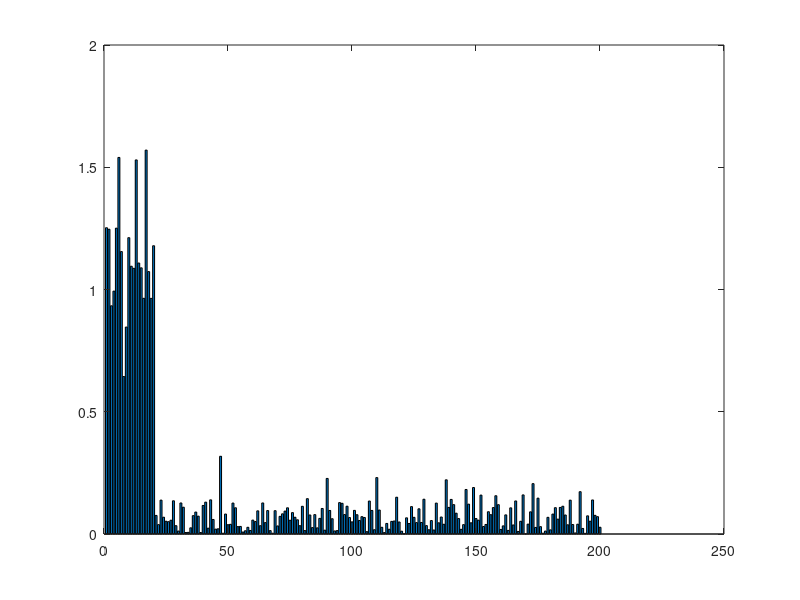
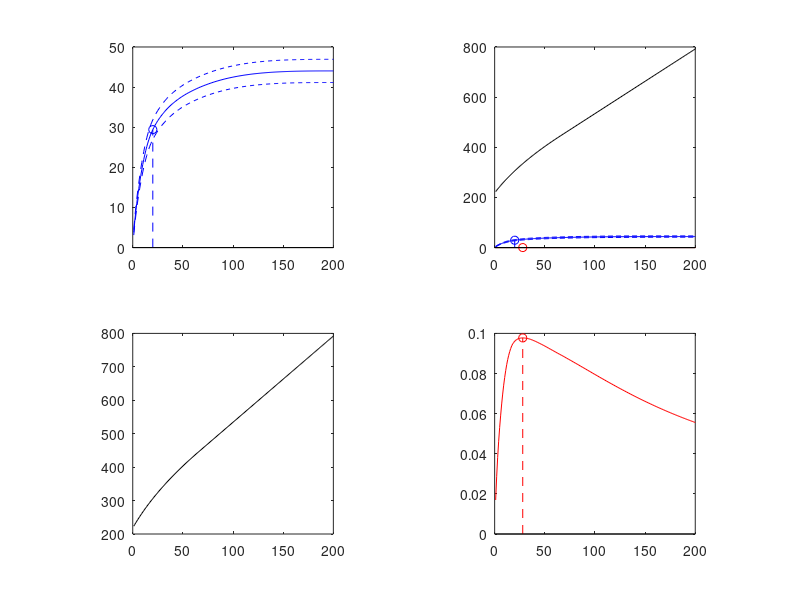
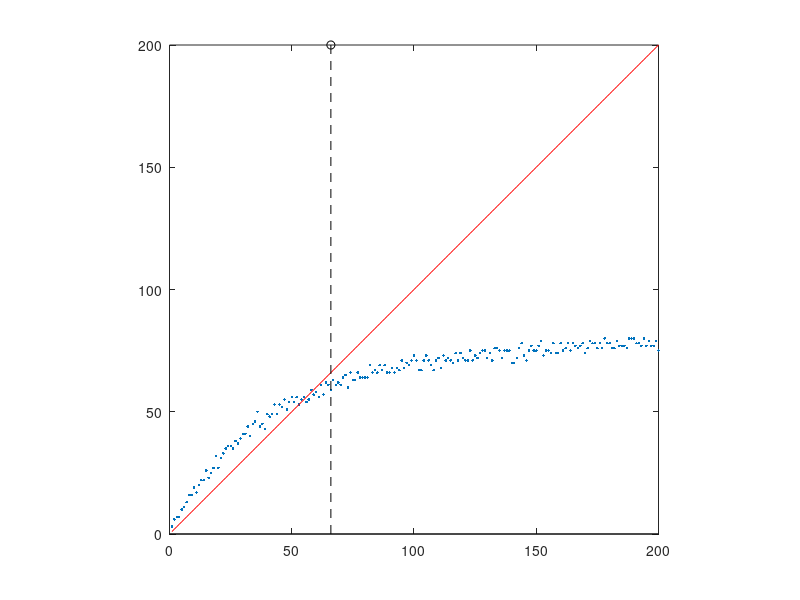

MATLAB code for these plots, in order:
%% TEST

close all; clear all; clc;

%% fun
aff=@(a,b,x)a*x+b;

%% parameters
p=200; % vector dimention
k0=20;
kmax=p-ceil(p/1.5);
u0type=3; % 1:ones, 2:decreasing, 3:randn
N=10; % nb samples for estimating expectation
sigma=.3; % noise variance
sigma2=sigma*sigma;
q=1; % BH parameter

%%
if u0type==1
    u0=[ones(1,k0) zeros(1,p-k0)]';
elseif u0type==2
    u0=[(k0:-1:1) zeros(1,p-k0)]';
elseif u0type==3
    u0=[.5+rand(1,k0) zeros(1,p-k0)]';
end
u0=5*u0/norm(u0);

%% Benjamini Hosberg coefficients;
pkmax=p-kmax;
y=1-((1:pkmax)*q/(2*pkmax));
lBH=icdf('Normal',y,0,sigma);
l2BH=lBH.^2;

%% theoretical bound for noise
bound=cumsum(l2BH);
boundsmallk=2*sigma2*(1:p).*log(p./(1:p));

%% f candidate

% % x^pow
% f=zeros(p,1);
% ebar=l2BH(1);
% cc=4;
% slopelin=4*ebar;
% cmax=1e-16;
% pow=lambertw(cc*ebar*kmax*log(kmax/cmax))/log(kmax/cmax);
% while pow>1
%     cmax=cmax/2;
%     pow=lambertw(cc*ebar*kmax*log(kmax/cmax))/log(kmax/cmax);
% end
% f(1:kmax)=((1:kmax)./cmax).^pow;
% dkmax=f(kmax)-slopelin*kmax;
% f((kmax+1):p)=aff(slopelin,dkmax,(kmax+1):p);

% ((x-x0)/s0)^pow st f'(kmax)=ebar, f'(1)=df1
f=zeros(p,1);
ebar=l2BH(1);
%cc=4;
pow=.5;
slopelin=4*ebar;
dfkmax=4*ebar;
df1=dfkmax*2;
s0= pow^(1/pow) / ((kmax-1)^((1-pow)/pow)) * ( 1/dfkmax^(1/(1-pow)) - 1/df1^(1/(1-pow)) )^((1-pow)/pow);
x0=kmax - (pow/(dfkmax*s0^pow))^(1/(1-pow));
f(1:kmax)=(((1:kmax)-x0)./s0).^pow;
dkmax=f(kmax)-slopelin*kmax;
f((kmax+1):p)=aff(slopelin,dkmax,(kmax+1):p);

% % (x/c)^pow
% f=zeros(p,1);
% pow=.2;
% cmax=(pow/(ebar))^pow*kmax^(1-1/pow);
% f(1:kmax)=((1:kmax)./cmax).^pow;
% dkmax=f(kmax)-slopelin*kmax;
% f((kmax+1):p)=aff(slopelin,dkmax,(kmax+1):p);




%%
Edn=zeros(p,1); %Expectation of dual norm
Edn2=zeros(p,1); %Expectation of dual norm square
xall=zeros(p,1);

%%
for n=1:N
    x=u0+sigma*randn(p,1);
    xall=xall+x;
    x=sort(abs(x),'descend');
    for i=1:p
        Edn(i)=Edn(i)+sum(x(1:i).^2);
        Edn2(i)=Edn2(i)+sum(x(1:i).^2)^2;
    end
end

xall=xall/N;
Edn=Edn/N;
Edn2=Edn2/N;
Vardn=(Edn2-Edn.^2);
Stddn=1.96*sqrt(Vardn)/sqrt(N);

[val,idx]=max(Edn./f);

figure(1);
bar(abs(xall));

figure(2);
subplot(2,2,1);
plot(Edn, 'b');hold on;
plot(Edn+Stddn, 'b--');hold on;
plot(Edn-Stddn, 'b--');hold on;
stem(k0,Edn(k0),'b--');
pbaspect([1 1 1])
subplot(2,2,2);
plot(Edn, 'b');hold on;
plot(Edn+Stddn, 'b--');hold on;
plot(Edn-Stddn, 'b--');hold on;
%plot(bound,'r'); hold on;
%plot(boundsmallk,'g'); hold on;
plot(f, 'k-');hold on;
plot(Edn./f, 'r-');hold on;
stem(k0,Edn(k0),'b--');
stem(idx,val,'r--');
pbaspect([1 1 1])
subplot(2,2,3);
plot(f, 'k-');hold on;
pbaspect([1 1 1])
subplot(2,2,4);
plot(Edn./f, 'r-');hold on;
%     stem(k0,Edn(k0)./f(k0),'b--');
stem(idx,val,'r--');
pbaspect([1 1 1])

%% Run test for all k0

%%
Ek0=zeros(p,p); %Expectation of dual norm
E2k0=zeros(p,p); %Expectation of dual norm square

%%
for k0=1:p
    if u0type==1
        u0=[ones(1,k0) zeros(1,p-k0)]';
    elseif u0type==2
        u0=[(k0:-1:1) zeros(1,p-k0)]';
    elseif u0type==3
        u0=[1+rand(1,k0) zeros(1,p-k0)]';
    end
    u0=5*u0/norm(u0);
    for n=1:N
        x=u0+sigma*randn(p,1);
        x=sort(abs(x),'descend');
        for i=1:p
            Ek0(i,k0)=Ek0(i,k0)+sum(x(1:i).^2);
            E2k0(i,k0)=E2k0(i,k0)+sum(x(1:i).^2)^2;
        end
    end
end

xall=xall/N;
Ek0=Ek0/N;
E2k0=E2k0/N;
Vark0=(E2k0-Ek0.^2);
Stdk0=1.96*sqrt(Vark0)/sqrt(N);

[vals,idxs]=max(bsxfun(@rdivide,Ek0,f));

figure(3);
plot(1:p,idxs,'.');hold on;
plot(1:p,1:p,'r');hold on;
stem(kmax,p,'k--');
pbaspect([1 1 1]);

% figure(4);
% scatter(1:p,idxs);hold on;
% plot(1:p,1:p,'r');
% axis equal
